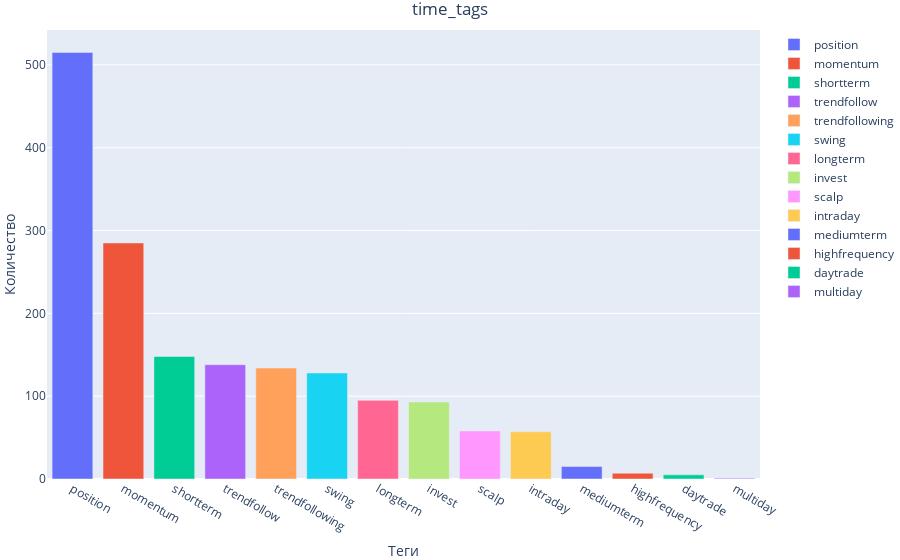
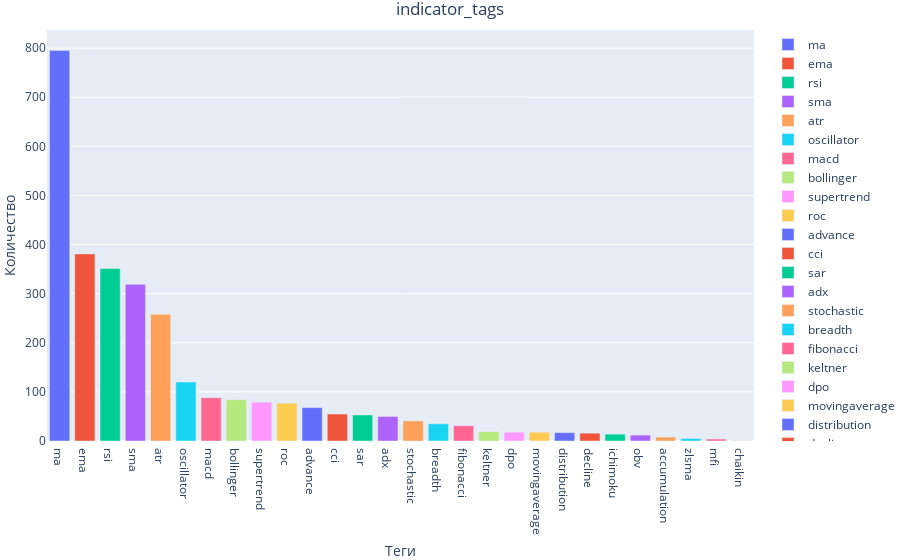
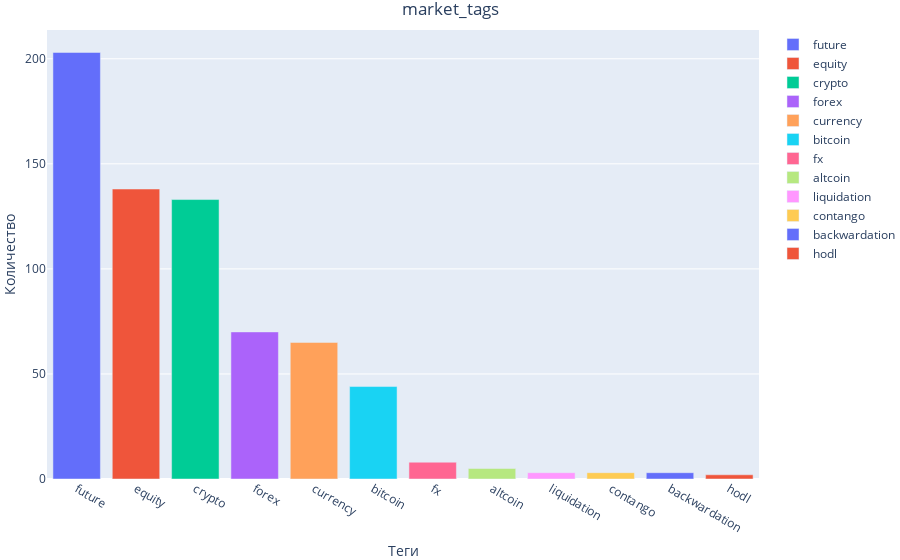
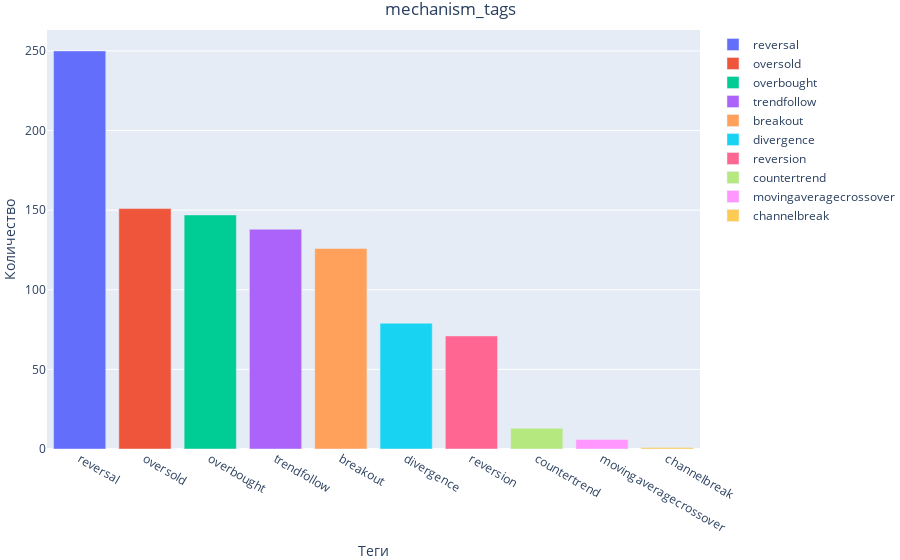

Source (notebook cell) for these figures, in order:
### Code cell
# Список новых датафреймов
list_df = [df_time, df_indicator, df_market, df_mechanism, df_method]
# Название графиков
title_name = ['time_tags', 'indicator_tags', 'market_tags', 'mechanism_tags', 'method_tags']
# Строим графики по новым датафреймам:
for list, name in zip(list_df, title_name):
    build_graph('px', 'bar', list, 'tag', 'count', 20, 8, name, 'Теги', 'Количество', color='tag')

### Figure 1 — Plotly figure (JSON) as saved in the notebook; plotly's stock layout.template omitted (floating-point values rounded to 4 significant figures)
{"data": [{"alignmentgroup": "True", "hovertemplate": "tag=%{x}<br>count=%{y}<extra></extra>", "legendgroup": "position", "marker": {"color": "#636efa", "pattern": {"shape": ""}}, "name": "position", "offsetgroup": "position", "orientation": "v", "showlegend": true, "textposition": "auto", "type": "bar", "x": ["position"], "xaxis": "x", "y": [515], "yaxis": "y"}, {"alignmentgroup": "True", "hovertemplate": "tag=%{x}<br>count=%{y}<extra></extra>", "legendgroup": "momentum", "marker": {"color": "#EF553B", "pattern": {"shape": ""}}, "name": "momentum", "offsetgroup": "momentum", "orientation": "v", "showlegend": true, "textposition": "auto", "type": "bar", "x": ["momentum"], "xaxis": "x", "y": [285], "yaxis": "y"}, {"alignmentgroup": "True", "hovertemplate": "tag=%{x}<br>count=%{y}<extra></extra>", "legendgroup": "shortterm", "marker": {"color": "#00cc96", "pattern": {"shape": ""}}, "name": "shortterm", "offsetgroup": "shortterm", "orientation": "v", "showlegend": true, "textposition": "auto", "type": "bar", "x": ["shortterm"], "xaxis": "x", "y": [148], "yaxis": "y"}, {"alignmentgroup": "True", "hovertemplate": "tag=%{x}<br>count=%{y}<extra></extra>", "legendgroup": "trendfollow", "marker": {"color": "#ab63fa", "pattern": {"shape": ""}}, "name": "trendfollow", "offsetgroup": "trendfollow", "orientation": "v", "showlegend": true, "textposition": "auto", "type": "bar", "x": ["trendfollow"], "xaxis": "x", "y": [138], "yaxis": "y"}, {"alignmentgroup": "True", "hovertemplate": "tag=%{x}<br>count=%{y}<extra></extra>", "legendgroup": "trendfollowing", "marker": {"color": "#FFA15A", "pattern": {"shape": ""}}, "name": "trendfollowing", "offsetgroup": "trendfollowing", "orientation": "v", "showlegend": true, "textposition": "auto", "type": "bar", "x": ["trendfollowing"], "xaxis": "x", "y": [134], "yaxis": "y"}, {"alignmentgroup": "True", "hovertemplate": "tag=%{x}<br>count=%{y}<extra></extra>", "legendgroup": "swing", "marker": {"color": "#19d3f3", "pattern": {"shape": ""}}, "name": "swing", "offsetgroup": "swing", "orientation": "v", "showlegend": true, "textposition": "auto", "type": "bar", "x": ["swing"], "xaxis": "x", "y": [128], "yaxis": "y"}, {"alignmentgroup": "True", "hovertemplate": "tag=%{x}<br>count=%{y}<extra></extra>", "legendgroup": "longterm", "marker": {"color": "#FF6692", "pattern": {"shape": ""}}, "name": "longterm", "offsetgroup": "longterm", "orientation": "v", "showlegend": true, "textposition": "auto", "type": "bar", "x": ["longterm"], "xaxis": "x", "y": [95], "yaxis": "y"}, {"alignmentgroup": "True", "hovertemplate": "tag=%{x}<br>count=%{y}<extra></extra>", "legendgroup": "invest", "marker": {"color": "#B6E880", "pattern": {"shape": ""}}, "name": "invest", "offsetgroup": "invest", "orientation": "v", "showlegend": true, "textposition": "auto", "type": "bar", "x": ["invest"], "xaxis": "x", "y": [93], "yaxis": "y"}, {"alignmentgroup": "True", "hovertemplate": "tag=%{x}<br>count=%{y}<extra></extra>", "legendgroup": "scalp", "marker": {"color": "#FF97FF", "pattern": {"shape": ""}}, "name": "scalp", "offsetgroup": "scalp", "orientation": "v", "showlegend": true, "textposition": "auto", "type": "bar", "x": ["scalp"], "xaxis": "x", "y": [58], "yaxis": "y"}, {"alignmentgroup": "True", "hovertemplate": "tag=%{x}<br>count=%{y}<extra></extra>", "legendgroup": "intraday", "marker": {"color": "#FECB52", "pattern": {"shape": ""}}, "name": "intraday", "offsetgroup": "intraday", "orientation": "v", "showlegend": true, "textposition": "auto", "type": "bar", "x": ["intraday"], "xaxis": "x", "y": [57], "yaxis": "y"}, {"alignmentgroup": "True", "hovertemplate": "tag=%{x}<br>count=%{y}<extra></extra>", "legendgroup": "mediumterm", "marker": {"color": "#636efa", "pattern": {"shape": ""}}, "name": "mediumterm", "offsetgroup": "mediumterm", "orientation": "v", "showlegend": true, "textposition": "auto", "type": "bar", "x": ["mediumterm"], "xaxis": "x", "y": [15], "yaxis": "y"}, {"alignmentgroup": "True", "hovertemplate": "tag=%{x}<br>count=%{y}<extra></extra>", "legendgroup": "highfrequency", "marker": {"color": "#EF553B", "pattern": {"shape": ""}}, "name": "highfrequency", "offsetgroup": "highfrequency", "orientation": "v", "showlegend": true, "textposition": "auto", "type": "bar", "x": ["highfrequency"], "xaxis": "x", "y": [7], "yaxis": "y"}, {"alignmentgroup": "True", "hovertemplate": "tag=%{x}<br>count=%{y}<extra></extra>", "legendgroup": "daytrade", "marker": {"color": "#00cc96", "pattern": {"shape": ""}}, "name": "daytrade", "offsetgroup": "daytrade", "orientation": "v", "showlegend": true, "textposition": "auto", "type": "bar", "x": ["daytrade"], "xaxis": "x", "y": [5], "yaxis": "y"}, {"alignmentgroup": "True", "hovertemplate": "tag=%{x}<br>count=%{y}<extra></extra>", "legendgroup": "multiday", "marker": {"color": "#ab63fa", "pattern": {"shape": ""}}, "name": "multiday", "offsetgroup": "multiday", "orientation": "v", "showlegend": true, "textposition": "auto", "type": "bar", "x": ["multiday"], "xaxis": "x", "y": [1], "yaxis": "y"}], "layout": {"barmode": "relative", "legend": {"title": {}, "tracegroupgap": 0}, "margin": {"b": 0, "l": 0, "r": 0, "t": 30}, "title": {"text": "time_tags", "x": 0.5, "xanchor": "center"}, "xaxis": {"anchor": "y", "categoryarray": ["position", "momentum", "shortterm", "trendfollow", "trendfollowing", "swing", "longterm", "invest", "scalp", "intraday", "mediumterm", "highfrequency", "daytrade", "multiday"], "categoryorder": "array", "domain": [0, 1], "title": {"text": "Теги"}}, "yaxis": {"anchor": "x", "domain": [0, 1], "title": {"text": "Количество"}}}}

### Figure 2 — Plotly figure (JSON) as saved in the notebook; plotly's stock layout.template omitted (floating-point values rounded to 4 significant figures)
{"data": [{"alignmentgroup": "True", "hovertemplate": "tag=%{x}<br>count=%{y}<extra></extra>", "legendgroup": "ma", "marker": {"color": "#636efa", "pattern": {"shape": ""}}, "name": "ma", "offsetgroup": "ma", "orientation": "v", "showlegend": true, "textposition": "auto", "type": "bar", "x": ["ma"], "xaxis": "x", "y": [795], "yaxis": "y"}, {"alignmentgroup": "True", "hovertemplate": "tag=%{x}<br>count=%{y}<extra></extra>", "legendgroup": "ema", "marker": {"color": "#EF553B", "pattern": {"shape": ""}}, "name": "ema", "offsetgroup": "ema", "orientation": "v", "showlegend": true, "textposition": "auto", "type": "bar", "x": ["ema"], "xaxis": "x", "y": [381], "yaxis": "y"}, {"alignmentgroup": "True", "hovertemplate": "tag=%{x}<br>count=%{y}<extra></extra>", "legendgroup": "rsi", "marker": {"color": "#00cc96", "pattern": {"shape": ""}}, "name": "rsi", "offsetgroup": "rsi", "orientation": "v", "showlegend": true, "textposition": "auto", "type": "bar", "x": ["rsi"], "xaxis": "x", "y": [351], "yaxis": "y"}, {"alignmentgroup": "True", "hovertemplate": "tag=%{x}<br>count=%{y}<extra></extra>", "legendgroup": "sma", "marker": {"color": "#ab63fa", "pattern": {"shape": ""}}, "name": "sma", "offsetgroup": "sma", "orientation": "v", "showlegend": true, "textposition": "auto", "type": "bar", "x": ["sma"], "xaxis": "x", "y": [319], "yaxis": "y"}, {"alignmentgroup": "True", "hovertemplate": "tag=%{x}<br>count=%{y}<extra></extra>", "legendgroup": "atr", "marker": {"color": "#FFA15A", "pattern": {"shape": ""}}, "name": "atr", "offsetgroup": "atr", "orientation": "v", "showlegend": true, "textposition": "auto", "type": "bar", "x": ["atr"], "xaxis": "x", "y": [258], "yaxis": "y"}, {"alignmentgroup": "True", "hovertemplate": "tag=%{x}<br>count=%{y}<extra></extra>", "legendgroup": "oscillator", "marker": {"color": "#19d3f3", "pattern": {"shape": ""}}, "name": "oscillator", "offsetgroup": "oscillator", "orientation": "v", "showlegend": true, "textposition": "auto", "type": "bar", "x": ["oscillator"], "xaxis": "x", "y": [120], "yaxis": "y"}, {"alignmentgroup": "True", "hovertemplate": "tag=%{x}<br>count=%{y}<extra></extra>", "legendgroup": "macd", "marker": {"color": "#FF6692", "pattern": {"shape": ""}}, "name": "macd", "offsetgroup": "macd", "orientation": "v", "showlegend": true, "textposition": "auto", "type": "bar", "x": ["macd"], "xaxis": "x", "y": [88], "yaxis": "y"}, {"alignmentgroup": "True", "hovertemplate": "tag=%{x}<br>count=%{y}<extra></extra>", "legendgroup": "bollinger", "marker": {"color": "#B6E880", "pattern": {"shape": ""}}, "name": "bollinger", "offsetgroup": "bollinger", "orientation": "v", "showlegend": true, "textposition": "auto", "type": "bar", "x": ["bollinger"], "xaxis": "x", "y": [84], "yaxis": "y"}, {"alignmentgroup": "True", "hovertemplate": "tag=%{x}<br>count=%{y}<extra></extra>", "legendgroup": "supertrend", "marker": {"color": "#FF97FF", "pattern": {"shape": ""}}, "name": "supertrend", "offsetgroup": "supertrend", "orientation": "v", "showlegend": true, "textposition": "auto", "type": "bar", "x": ["supertrend"], "xaxis": "x", "y": [79], "yaxis": "y"}, {"alignmentgroup": "True", "hovertemplate": "tag=%{x}<br>count=%{y}<extra></extra>", "legendgroup": "roc", "marker": {"color": "#FECB52", "pattern": {"shape": ""}}, "name": "roc", "offsetgroup": "roc", "orientation": "v", "showlegend": true, "textposition": "auto", "type": "bar", "x": ["roc"], "xaxis": "x", "y": [77], "yaxis": "y"}, {"alignmentgroup": "True", "hovertemplate": "tag=%{x}<br>count=%{y}<extra></extra>", "legendgroup": "advance", "marker": {"color": "#636efa", "pattern": {"shape": ""}}, "name": "advance", "offsetgroup": "advance", "orientation": "v", "showlegend": true, "textposition": "auto", "type": "bar", "x": ["advance"], "xaxis": "x", "y": [68], "yaxis": "y"}, {"alignmentgroup": "True", "hovertemplate": "tag=%{x}<br>count=%{y}<extra></extra>", "legendgroup": "cci", "marker": {"color": "#EF553B", "pattern": {"shape": ""}}, "name": "cci", "offsetgroup": "cci", "orientation": "v", "showlegend": true, "textposition": "auto", "type": "bar", "x": ["cci"], "xaxis": "x", "y": [55], "yaxis": "y"}, {"alignmentgroup": "True", "hovertemplate": "tag=%{x}<br>count=%{y}<extra></extra>", "legendgroup": "sar", "marker": {"color": "#00cc96", "pattern": {"shape": ""}}, "name": "sar", "offsetgroup": "sar", "orientation": "v", "showlegend": true, "textposition": "auto", "type": "bar", "x": ["sar"], "xaxis": "x", "y": [53], "yaxis": "y"}, {"alignmentgroup": "True", "hovertemplate": "tag=%{x}<br>count=%{y}<extra></extra>", "legendgroup": "adx", "marker": {"color": "#ab63fa", "pattern": {"shape": ""}}, "name": "adx", "offsetgroup": "adx", "orientation": "v", "showlegend": true, "textposition": "auto", "type": "bar", "x": ["adx"], "xaxis": "x", "y": [50], "yaxis": "y"}, {"alignmentgroup": "True", "hovertemplate": "tag=%{x}<br>count=%{y}<extra></extra>", "legendgroup": "stochastic", "marker": {"color": "#FFA15A", "pattern": {"shape": ""}}, "name": "stochastic", "offsetgroup": "stochastic", "orientation": "v", "showlegend": true, "textposition": "auto", "type": "bar", "x": ["stochastic"], "xaxis": "x", "y": [41], "yaxis": "y"}, {"alignmentgroup": "True", "hovertemplate": "tag=%{x}<br>count=%{y}<extra></extra>", "legendgroup": "breadth", "marker": {"color": "#19d3f3", "pattern": {"shape": ""}}, "name": "breadth", "offsetgroup": "breadth", "orientation": "v", "showlegend": true, "textposition": "auto", "type": "bar", "x": ["breadth"], "xaxis": "x", "y": [35], "yaxis": "y"}, {"alignmentgroup": "True", "hovertemplate": "tag=%{x}<br>count=%{y}<extra></extra>", "legendgroup": "fibonacci", "marker": {"color": "#FF6692", "pattern": {"shape": ""}}, "name": "fibonacci", "offsetgroup": "fibonacci", "orientation": "v", "showlegend": true, "textposition": "auto", "type": "bar", "x": ["fibonacci"], "xaxis": "x", "y": [31], "yaxis": "y"}, {"alignmentgroup": "True", "hovertemplate": "tag=%{x}<br>count=%{y}<extra></extra>", "legendgroup": "keltner", "marker": {"color": "#B6E880", "pattern": {"shape": ""}}, "name": "keltner", "offsetgroup": "keltner", "orientation": "v", "showlegend": true, "textposition": "auto", "type": "bar", "x": ["keltner"], "xaxis": "x", "y": [19], "yaxis": "y"}, {"alignmentgroup": "True", "hovertemplate": "tag=%{x}<br>count=%{y}<extra></extra>", "legendgroup": "dpo", "marker": {"color": "#FF97FF", "pattern": {"shape": ""}}, "name": "dpo", "offsetgroup": "dpo", "orientation": "v", "showlegend": true, "textposition": "auto", "type": "bar", "x": ["dpo"], "xaxis": "x", "y": [18], "yaxis": "y"}, {"alignmentgroup": "True", "hovertemplate": "tag=%{x}<br>count=%{y}<extra></extra>", "legendgroup": "movingaverage", "marker": {"color": "#FECB52", "pattern": {"shape": ""}}, "name": "movingaverage", "offsetgroup": "movingaverage", "orientation": "v", "showlegend": true, "textposition": "auto", "type": "bar", "x": ["movingaverage"], "xaxis": "x", "y": [18], "yaxis": "y"}, {"alignmentgroup": "True", "hovertemplate": "tag=%{x}<br>count=%{y}<extra></extra>", "legendgroup": "distribution", "marker": {"color": "#636efa", "pattern": {"shape": ""}}, "name": "distribution", "offsetgroup": "distribution", "orientation": "v", "showlegend": true, "textposition": "auto", "type": "bar", "x": ["distribution"], "xaxis": "x", "y": [17], "yaxis": "y"}, {"alignmentgroup": "True", "hovertemplate": "tag=%{x}<br>count=%{y}<extra></extra>", "legendgroup": "decline", "marker": {"color": "#EF553B", "pattern": {"shape": ""}}, "name": "decline", "offsetgroup": "decline", "orientation": "v", "showlegend": true, "textposition": "auto", "type": "bar", "x": ["decline"], "xaxis": "x", "y": [16], "yaxis": "y"}, {"alignmentgroup": "True", "hovertemplate": "tag=%{x}<br>count=%{y}<extra></extra>", "legendgroup": "ichimoku", "marker": {"color": "#00cc96", "pattern": {"shape": ""}}, "name": "ichimoku", "offsetgroup": "ichimoku", "orientation": "v", "showlegend": true, "textposition": "auto", "type": "bar", "x": ["ichimoku"], "xaxis": "x", "y": [14], "yaxis": "y"}, {"alignmentgroup": "True", "hovertemplate": "tag=%{x}<br>count=%{y}<extra></extra>", "legendgroup": "obv", "marker": {"color": "#ab63fa", "pattern": {"shape": ""}}, "name": "obv", "offsetgroup": "obv", "orientation": "v", "showlegend": true, "textposition": "auto", "type": "bar", "x": ["obv"], "xaxis": "x", "y": [12], "yaxis": "y"}, {"alignmentgroup": "True", "hovertemplate": "tag=%{x}<br>count=%{y}<extra></extra>", "legendgroup": "accumulation", "marker": {"color": "#FFA15A", "pattern": {"shape": ""}}, "name": "accumulation", "offsetgroup": "accumulation", "orientation": "v", "showlegend": true, "textposition": "auto", "type": "bar", "x": ["accumulation"], "xaxis": "x", "y": [8], "yaxis": "y"}, {"alignmentgroup": "True", "hovertemplate": "tag=%{x}<br>count=%{y}<extra></extra>", "legendgroup": "zlsma", "marker": {"color": "#19d3f3", "pattern": {"shape": ""}}, "name": "zlsma", "offsetgroup": "zlsma", "orientation": "v", "showlegend": true, "textposition": "auto", "type": "bar", "x": ["zlsma"], "xaxis": "x", "y": [5], "yaxis": "y"}, {"alignmentgroup": "True", "hovertemplate": "tag=%{x}<br>count=%{y}<extra></extra>", "legendgroup": "mfi", "marker": {"color": "#FF6692", "pattern": {"shape": ""}}, "name": "mfi", "offsetgroup": "mfi", "orientation": "v", "showlegend": true, "textposition": "auto", "type": "bar", "x": ["mfi"], "xaxis": "x", "y": [4], "yaxis": "y"}, {"alignmentgroup": "True", "hovertemplate": "tag=%{x}<br>count=%{y}<extra></extra>", "legendgroup": "chaikin", "marker": {"color": "#B6E880", "pattern": {"shape": ""}}, "name": "chaikin", "offsetgroup": "chaikin", "orientation": "v", "showlegend": true, "textposition": "auto", "type": "bar", "x": ["chaikin"], "xaxis": "x", "y": [1], "yaxis": "y"}], "layout": {"barmode": "relative", "legend": {"title": {}, "tracegroupgap": 0}, "margin": {"b": 0, "l": 0, "r": 0, "t": 30}, "title": {"text": "indicator_tags", "x": 0.5, "xanchor": "center"}, "xaxis": {"anchor": "y", "categoryarray": ["ma", "ema", "rsi", "sma", "atr", "oscillator", "macd", "bollinger", "supertrend", "roc", "advance", "cci", "sar", "adx", "stochastic", "breadth", "fibonacci", "keltner", "dpo", "movingaverage", "distribution", "decline", "ichimoku", "obv", "accumulation", "zlsma", "mfi", "chaikin"], "categoryorder": "array", "domain": [0, 1], "title": {"text": "Теги"}}, "yaxis": {"anchor": "x", "domain": [0, 1], "title": {"text": "Количество"}}}}

### Figure 3 — Plotly figure (JSON) as saved in the notebook; plotly's stock layout.template omitted (floating-point values rounded to 4 significant figures)
{"data": [{"alignmentgroup": "True", "hovertemplate": "tag=%{x}<br>count=%{y}<extra></extra>", "legendgroup": "future", "marker": {"color": "#636efa", "pattern": {"shape": ""}}, "name": "future", "offsetgroup": "future", "orientation": "v", "showlegend": true, "textposition": "auto", "type": "bar", "x": ["future"], "xaxis": "x", "y": [203], "yaxis": "y"}, {"alignmentgroup": "True", "hovertemplate": "tag=%{x}<br>count=%{y}<extra></extra>", "legendgroup": "equity", "marker": {"color": "#EF553B", "pattern": {"shape": ""}}, "name": "equity", "offsetgroup": "equity", "orientation": "v", "showlegend": true, "textposition": "auto", "type": "bar", "x": ["equity"], "xaxis": "x", "y": [138], "yaxis": "y"}, {"alignmentgroup": "True", "hovertemplate": "tag=%{x}<br>count=%{y}<extra></extra>", "legendgroup": "crypto", "marker": {"color": "#00cc96", "pattern": {"shape": ""}}, "name": "crypto", "offsetgroup": "crypto", "orientation": "v", "showlegend": true, "textposition": "auto", "type": "bar", "x": ["crypto"], "xaxis": "x", "y": [133], "yaxis": "y"}, {"alignmentgroup": "True", "hovertemplate": "tag=%{x}<br>count=%{y}<extra></extra>", "legendgroup": "forex", "marker": {"color": "#ab63fa", "pattern": {"shape": ""}}, "name": "forex", "offsetgroup": "forex", "orientation": "v", "showlegend": true, "textposition": "auto", "type": "bar", "x": ["forex"], "xaxis": "x", "y": [70], "yaxis": "y"}, {"alignmentgroup": "True", "hovertemplate": "tag=%{x}<br>count=%{y}<extra></extra>", "legendgroup": "currency", "marker": {"color": "#FFA15A", "pattern": {"shape": ""}}, "name": "currency", "offsetgroup": "currency", "orientation": "v", "showlegend": true, "textposition": "auto", "type": "bar", "x": ["currency"], "xaxis": "x", "y": [65], "yaxis": "y"}, {"alignmentgroup": "True", "hovertemplate": "tag=%{x}<br>count=%{y}<extra></extra>", "legendgroup": "bitcoin", "marker": {"color": "#19d3f3", "pattern": {"shape": ""}}, "name": "bitcoin", "offsetgroup": "bitcoin", "orientation": "v", "showlegend": true, "textposition": "auto", "type": "bar", "x": ["bitcoin"], "xaxis": "x", "y": [44], "yaxis": "y"}, {"alignmentgroup": "True", "hovertemplate": "tag=%{x}<br>count=%{y}<extra></extra>", "legendgroup": "fx", "marker": {"color": "#FF6692", "pattern": {"shape": ""}}, "name": "fx", "offsetgroup": "fx", "orientation": "v", "showlegend": true, "textposition": "auto", "type": "bar", "x": ["fx"], "xaxis": "x", "y": [8], "yaxis": "y"}, {"alignmentgroup": "True", "hovertemplate": "tag=%{x}<br>count=%{y}<extra></extra>", "legendgroup": "altcoin", "marker": {"color": "#B6E880", "pattern": {"shape": ""}}, "name": "altcoin", "offsetgroup": "altcoin", "orientation": "v", "showlegend": true, "textposition": "auto", "type": "bar", "x": ["altcoin"], "xaxis": "x", "y": [5], "yaxis": "y"}, {"alignmentgroup": "True", "hovertemplate": "tag=%{x}<br>count=%{y}<extra></extra>", "legendgroup": "liquidation", "marker": {"color": "#FF97FF", "pattern": {"shape": ""}}, "name": "liquidation", "offsetgroup": "liquidation", "orientation": "v", "showlegend": true, "textposition": "auto", "type": "bar", "x": ["liquidation"], "xaxis": "x", "y": [3], "yaxis": "y"}, {"alignmentgroup": "True", "hovertemplate": "tag=%{x}<br>count=%{y}<extra></extra>", "legendgroup": "contango", "marker": {"color": "#FECB52", "pattern": {"shape": ""}}, "name": "contango", "offsetgroup": "contango", "orientation": "v", "showlegend": true, "textposition": "auto", "type": "bar", "x": ["contango"], "xaxis": "x", "y": [3], "yaxis": "y"}, {"alignmentgroup": "True", "hovertemplate": "tag=%{x}<br>count=%{y}<extra></extra>", "legendgroup": "backwardation", "marker": {"color": "#636efa", "pattern": {"shape": ""}}, "name": "backwardation", "offsetgroup": "backwardation", "orientation": "v", "showlegend": true, "textposition": "auto", "type": "bar", "x": ["backwardation"], "xaxis": "x", "y": [3], "yaxis": "y"}, {"alignmentgroup": "True", "hovertemplate": "tag=%{x}<br>count=%{y}<extra></extra>", "legendgroup": "hodl", "marker": {"color": "#EF553B", "pattern": {"shape": ""}}, "name": "hodl", "offsetgroup": "hodl", "orientation": "v", "showlegend": true, "textposition": "auto", "type": "bar", "x": ["hodl"], "xaxis": "x", "y": [2], "yaxis": "y"}], "layout": {"barmode": "relative", "legend": {"title": {}, "tracegroupgap": 0}, "margin": {"b": 0, "l": 0, "r": 0, "t": 30}, "title": {"text": "market_tags", "x": 0.5, "xanchor": "center"}, "xaxis": {"anchor": "y", "categoryarray": ["future", "equity", "crypto", "forex", "currency", "bitcoin", "fx", "altcoin", "liquidation", "contango", "backwardation", "hodl"], "categoryorder": "array", "domain": [0, 1], "title": {"text": "Теги"}}, "yaxis": {"anchor": "x", "domain": [0, 1], "title": {"text": "Количество"}}}}

### Figure 4 — Plotly figure (JSON) as saved in the notebook; plotly's stock layout.template omitted (floating-point values rounded to 4 significant figures)
{"data": [{"alignmentgroup": "True", "hovertemplate": "tag=%{x}<br>count=%{y}<extra></extra>", "legendgroup": "reversal", "marker": {"color": "#636efa", "pattern": {"shape": ""}}, "name": "reversal", "offsetgroup": "reversal", "orientation": "v", "showlegend": true, "textposition": "auto", "type": "bar", "x": ["reversal"], "xaxis": "x", "y": [250], "yaxis": "y"}, {"alignmentgroup": "True", "hovertemplate": "tag=%{x}<br>count=%{y}<extra></extra>", "legendgroup": "oversold", "marker": {"color": "#EF553B", "pattern": {"shape": ""}}, "name": "oversold", "offsetgroup": "oversold", "orientation": "v", "showlegend": true, "textposition": "auto", "type": "bar", "x": ["oversold"], "xaxis": "x", "y": [151], "yaxis": "y"}, {"alignmentgroup": "True", "hovertemplate": "tag=%{x}<br>count=%{y}<extra></extra>", "legendgroup": "overbought", "marker": {"color": "#00cc96", "pattern": {"shape": ""}}, "name": "overbought", "offsetgroup": "overbought", "orientation": "v", "showlegend": true, "textposition": "auto", "type": "bar", "x": ["overbought"], "xaxis": "x", "y": [147], "yaxis": "y"}, {"alignmentgroup": "True", "hovertemplate": "tag=%{x}<br>count=%{y}<extra></extra>", "legendgroup": "trendfollow", "marker": {"color": "#ab63fa", "pattern": {"shape": ""}}, "name": "trendfollow", "offsetgroup": "trendfollow", "orientation": "v", "showlegend": true, "textposition": "auto", "type": "bar", "x": ["trendfollow"], "xaxis": "x", "y": [138], "yaxis": "y"}, {"alignmentgroup": "True", "hovertemplate": "tag=%{x}<br>count=%{y}<extra></extra>", "legendgroup": "breakout", "marker": {"color": "#FFA15A", "pattern": {"shape": ""}}, "name": "breakout", "offsetgroup": "breakout", "orientation": "v", "showlegend": true, "textposition": "auto", "type": "bar", "x": ["breakout"], "xaxis": "x", "y": [126], "yaxis": "y"}, {"alignmentgroup": "True", "hovertemplate": "tag=%{x}<br>count=%{y}<extra></extra>", "legendgroup": "divergence", "marker": {"color": "#19d3f3", "pattern": {"shape": ""}}, "name": "divergence", "offsetgroup": "divergence", "orientation": "v", "showlegend": true, "textposition": "auto", "type": "bar", "x": ["divergence"], "xaxis": "x", "y": [79], "yaxis": "y"}, {"alignmentgroup": "True", "hovertemplate": "tag=%{x}<br>count=%{y}<extra></extra>", "legendgroup": "reversion", "marker": {"color": "#FF6692", "pattern": {"shape": ""}}, "name": "reversion", "offsetgroup": "reversion", "orientation": "v", "showlegend": true, "textposition": "auto", "type": "bar", "x": ["reversion"], "xaxis": "x", "y": [71], "yaxis": "y"}, {"alignmentgroup": "True", "hovertemplate": "tag=%{x}<br>count=%{y}<extra></extra>", "legendgroup": "countertrend", "marker": {"color": "#B6E880", "pattern": {"shape": ""}}, "name": "countertrend", "offsetgroup": "countertrend", "orientation": "v", "showlegend": true, "textposition": "auto", "type": "bar", "x": ["countertrend"], "xaxis": "x", "y": [13], "yaxis": "y"}, {"alignmentgroup": "True", "hovertemplate": "tag=%{x}<br>count=%{y}<extra></extra>", "legendgroup": "movingaveragecrossover", "marker": {"color": "#FF97FF", "pattern": {"shape": ""}}, "name": "movingaveragecrossover", "offsetgroup": "movingaveragecrossover", "orientation": "v", "showlegend": true, "textposition": "auto", "type": "bar", "x": ["movingaveragecrossover"], "xaxis": "x", "y": [6], "yaxis": "y"}, {"alignmentgroup": "True", "hovertemplate": "tag=%{x}<br>count=%{y}<extra></extra>", "legendgroup": "channelbreak", "marker": {"color": "#FECB52", "pattern": {"shape": ""}}, "name": "channelbreak", "offsetgroup": "channelbreak", "orientation": "v", "showlegend": true, "textposition": "auto", "type": "bar", "x": ["channelbreak"], "xaxis": "x", "y": [1], "yaxis": "y"}], "layout": {"barmode": "relative", "legend": {"title": {}, "tracegroupgap": 0}, "margin": {"b": 0, "l": 0, "r": 0, "t": 30}, "title": {"text": "mechanism_tags", "x": 0.5, "xanchor": "center"}, "xaxis": {"anchor": "y", "categoryarray": ["reversal", "oversold", "overbought", "trendfollow", "breakout", "divergence", "reversion", "countertrend", "movingaveragecrossover", "channelbreak"], "categoryorder": "array", "domain": [0, 1], "title": {"text": "Теги"}}, "yaxis": {"anchor": "x", "domain": [0, 1], "title": {"text": "Количество"}}}}
